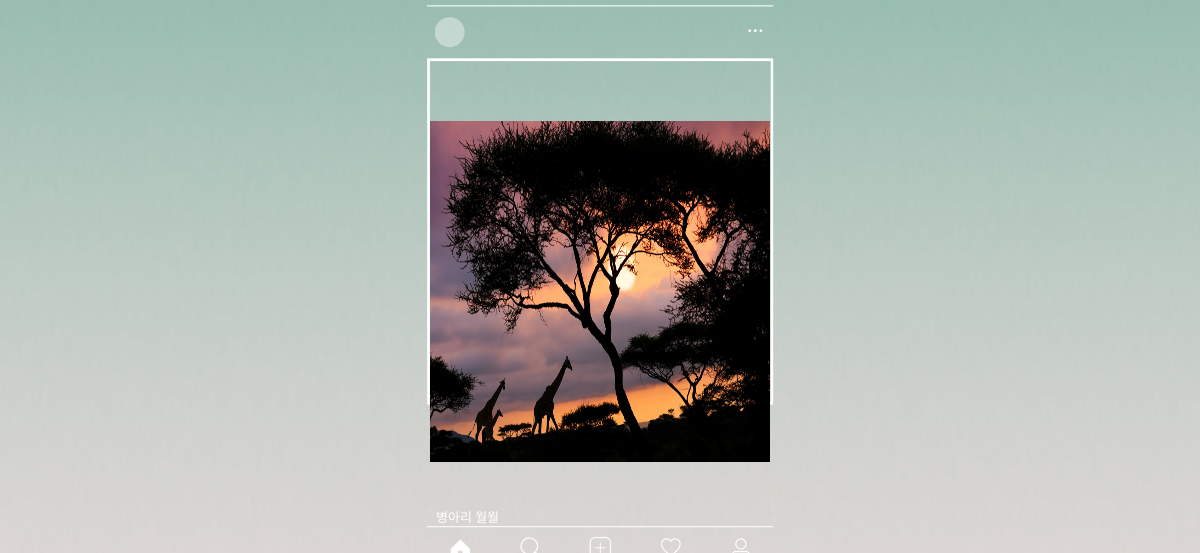
/blog/14, run on the app's committed database.
### loginapp/models.py (models this page shows, shortened)
class Blog(models.Model):
    title = models.CharField(max_length = 200)
    image = models.ImageField(upload_to = 'images/')
    pub_date = models.DateField('date published')
    body = models.TextField()

### loginapp/views.py (the view)
# urls.py: path('<int:blog_id>', views.detail, name="detail"),
def detail(request, blog_id):
    details = get_object_or_404(Blog, pk = blog_id)
    return render(request, 'detail.html', {'detail':details})

### loginapp/templates/detail.html (shortened to what this page needs)
{% load static %}
<!DOCTYPE html>
<html lang="ko">
<head>
    <link href="{% static 'css/detail.css' %}" type="text/css" rel="stylesheet">
</head>
<body>
    <img src="{{detail.image.url}}">
    <p>{{detail.body|linebreaksbr}}</p>
</body>
</html>

### loginapp/static/css/detail.css (style rules this page uses)
body { background: url(../frame_negative.png), url(../gra.jpg); background-size: 600px, cover; background-position: center; background-repeat: no-repeat; }
img { margin: auto; padding-top: 7.09rem; width: 21.3rem; height: 21.3rem; display: block; }
p { margin: auto; display: block; width: 21.3rem; margin-top: 2.8rem; padding-left: 0.8rem; color: white; font-family: 'NEXON Lv1 Gothic OTF Light'; font-size: 13px; }

### data on the page
Blog: image (picture), body "병아리 월월"
